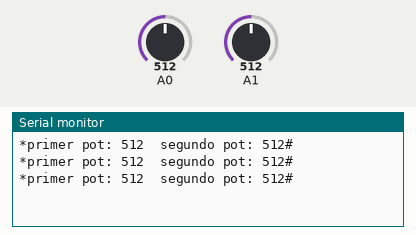
This sketch was run on a simulated Arduino Uno, built with avr-gcc and run on an emulated ATmega328P. Parts: the last lines printed to the serial monitor. The inputs (shaded band) are chosen by the test bench; at power-on: A0 = 512, A1 = 512.

Above: at 1.3 s.
1.4 s: A0 set to 716
At 1.9 s:
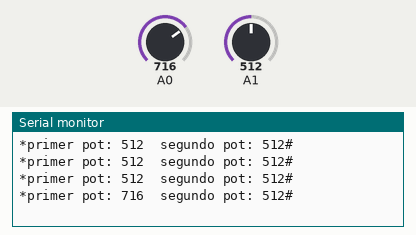
2.9 s: A1 set to 716
At 3.4 s:
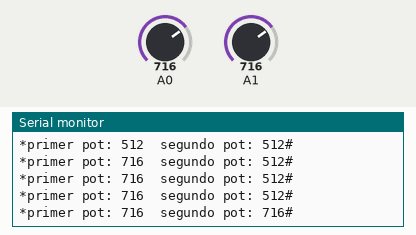
4.4 s: A0 set to 900
At 4.9 s:
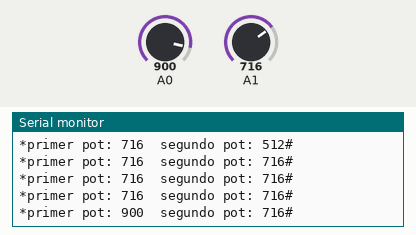
5.9 s: A1 set to 900
At 6.4 s:
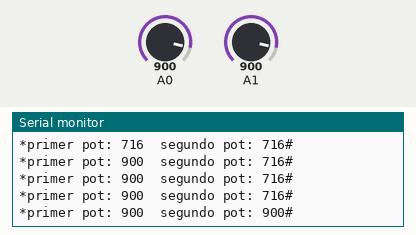
Timing chart, 0 to 8.4 s (numbered marks = the images above; inputs shaded):
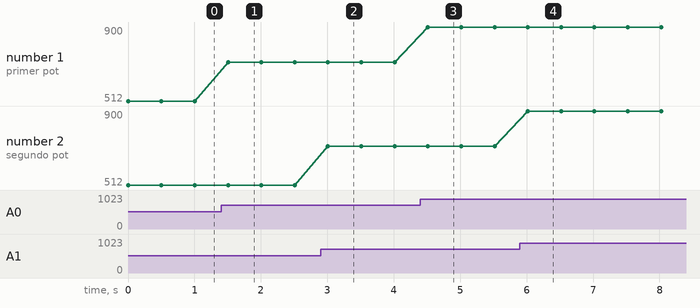

The sketch:

TWO_POTS_USART_RASPI.ino
```cpp
void setup() {
  // put your setup code here, to run once:
  Serial.begin(9600);
}

void loop() {
///////////////////////////////////////////////
  // put your main code here, to run repeatedly:
  int primerPot = analogRead(A0);
  int segundoPot = analogRead(A1);
///////////////////////////////////////////////
  String data_Send = "";
///////////////////////////////////////////////
  data_Send = data_Send + "*";
  data_Send = data_Send + "primer pot: ";
  data_Send = data_Send + primerPot;
  data_Send = data_Send + "  ";
  data_Send = data_Send + "segundo pot: ";
  data_Send = data_Send + segundoPot;
  data_Send = data_Send + "#" + "";
////////////////////////////////////////////////
  Serial.println(data_Send);
  delay(500);
}
```

Measured:
- after the input at 1.4 s, the serial monitor: prints a new line after 0.11 s (image 1)
- after the input at 2.9 s, the serial monitor: prints a new line after 0.11 s (image 2)
- after the input at 4.4 s, the serial monitor: prints a new line after 0.11 s (image 3)
- after the input at 5.9 s, the serial monitor: prints a new line after 0.12 s (image 4)
- plotted number 1: 512 → 716 after the input at 1.4 s, 716 → 900 after the input at 4.4 s
